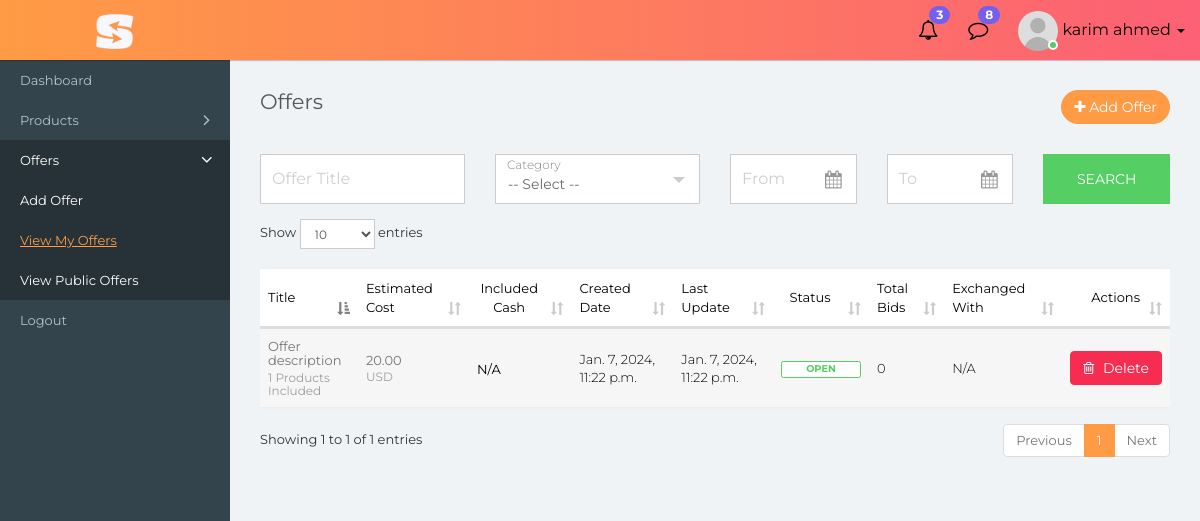
The app's page /offers/ (signed in), older data.
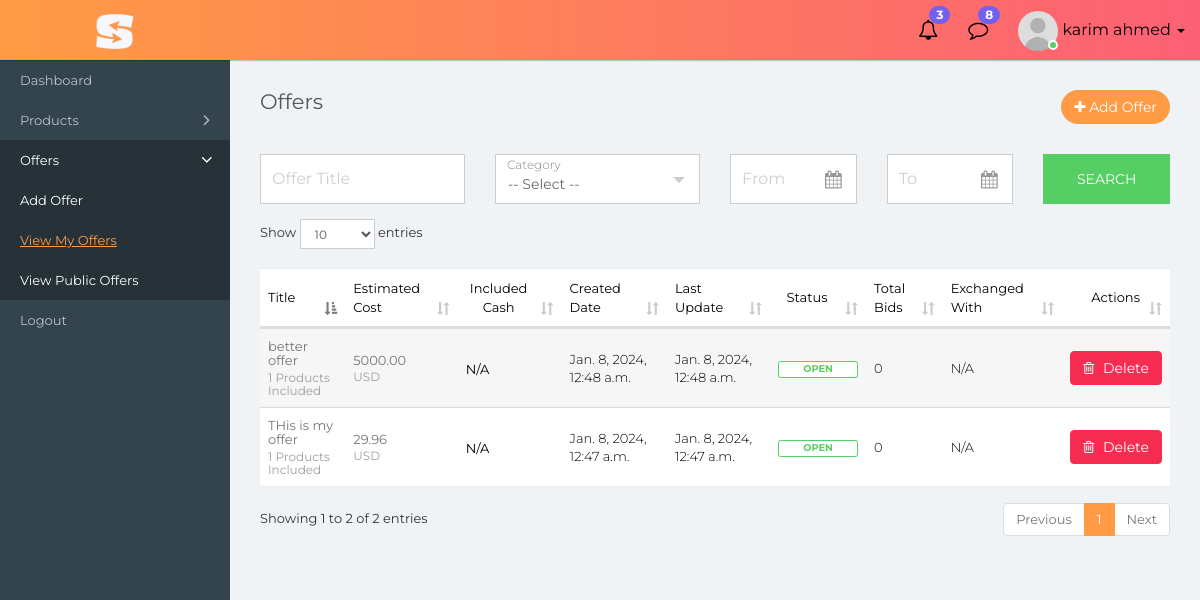
The same page, newer data.
### barter_and_inventory/models.py (models this page shows, shortened)
class Offer(models.Model):
    class Meta:
        verbose_name = "Offer"
        verbose_name_plural = "Offers"
    class EstimatedCostCurrency(models.TextChoices):
        PKR = 'PKR', 'Pakistani Rupees'
        INR = 'INR', 'Indian Rupees'
        EUR = 'EUR', 'Euros'
        USD = 'USD', 'United Stated Dollar'
        CAD = 'CAD', 'Canadian Dollar'
        GBP = 'GBP', 'British Pound'
        JPY = 'JPY', 'Japanese Yen'
        CHF = 'CHF', 'Swiss Franc'
    class OfferStatus(models.TextChoices):
        OPEN = 'OPEN', 'Open'
        NEGOTIATION = 'NEGOTIATION', 'Negotiation'
        CANCELLED = 'CANCELLED', 'Cancelled'
        CLOSED = 'CLOSED', 'Closed'
    class ShipmentMethod(models.TextChoices):
        SELF_PICKUP = 'SELF_PICKUP', 'Self Pickup'
        TRANSPORT = 'TRANSPORT', 'Transport'
        COURIER = 'COURIER', 'Courier'
    offer_title = models.CharField(max_length=400)
    offer_description = models.TextField(max_length=1000)
    estimated_cost = models.DecimalField(max_digits=10, decimal_places=2, default=0.00)
    estimated_cost_currency = models.CharField(max_length=255, choices=EstimatedCostCurrency.choices, default=EstimatedCostCurrency.USD)
    includes_cash = models.BooleanField(default=False)
    cash_in_hand = models.DecimalField(max_digits=10, null=True, blank=True, decimal_places=2)
    cash_in_hand_currency = models.CharField(max_length=255, null=True, blank=True, choices=EstimatedCostCurrency.choices,
                                             default=EstimatedCostCurrency.USD)
    exchanged_with = models.ForeignKey('self', on_delete=models.RESTRICT, null=True, blank=True, related_name='exchanged_with_offer')
    exchange_date = models.DateTimeField(null=True, blank=True)
    shipment_method = models.CharField(max_length=255, null=True, blank=True, choices=ShipmentMethod.choices, default=ShipmentMethod.SELF_PICKUP)
    offer_status = models.CharField(max_length=255, null=True, blank=True, choices=OfferStatus.choices, default=OfferStatus.OPEN)
    shipment_address = models.CharField(max_length=500, null=True, blank=True)
    final_remarks = models.TextField(null=True, blank=True, max_length=500)
    created_by = models.ForeignKey(User, on_delete=models.CASCADE, related_name='offer_created_by')
    updated_by = models.ForeignKey(User, null=True, blank=True, on_delete=models.CASCADE, related_name='offer_updated_by')
    created_at = models.DateTimeField(auto_now_add=True)
    updated_at = models.DateTimeField(auto_now=True)

### barter_and_inventory/views.py (the view)
# urls.py: path('offers/', views.OffersListView.as_view(), name='view_offers'),
class OffersListView(FrontendUserViewMixin, PermissionRequiredMixin, ListView):
    template_name = 'barter_and_inventory/offers/list.html'
    permission_denied_message = "You're not authorized to view offers."
    permission_required = 'barter_and_inventory.view_offer'
    context_object_name = 'offers'
    def get_queryset(self):
        user = self.request.user  # type: User
        queryset = user.offer_created_by.all()
        offer_title_val = self.request.GET.get('offer_title', None)
        category_val = self.request.GET.get('category', None)
        created_date_from = self.request.GET.get('created_date_from', None)
        created_date_to = self.request.GET.get('created_date_to', None)
        order = self.request.GET.get('order_by', '-id')
        if offer_title_val:
            queryset = queryset.filter(offer_title__icontains=offer_title_val).order_by(order)
        if category_val:
            queryset = queryset.filter(offered_products__product__product_categories__in=[category_val]).order_by(order)
        if created_date_from:
            created_date_from_filter = datetime.datetime.strptime(created_date_from + " 00:00:00", '%d/%m/%Y %H:%M:%S')
            queryset = queryset.filter(created_at__gte=created_date_from_filter).order_by(order)
        if created_date_to:
            created_date_to_filter = datetime.datetime.strptime(created_date_to + " 00:00:00", '%d/%m/%Y %H:%M:%S')
            queryset = queryset.filter(created_at__lte=created_date_to_filter).order_by(order)
        return queryset
    def get_context_data(self, **kwargs):
        context = super().get_context_data(**kwargs)
        context['category'] = self.request.GET.get('category', None)
        context['categories'] = Category.objects.all()
        context['offer_title'] = self.request.GET.get('offer_title', None)
        context['created_date_from'] = self.request.GET.get('created_date_from', None)
        context['created_date_to'] = self.request.GET.get('created_date_to', None)
        context['order_by'] = self.request.GET.get('order_by', '-id')
        return context

### barter_and_inventory/mixins.py (called while the page is built)
    def dispatch(self, request, *args, **kwargs):
        if request.user.groups.filter(name='frontend_user').exists():
            return super().dispatch(request, *args, **kwargs)
        return redirect_to_login(request.get_full_path(), self.get_login_url(), self.get_redirect_field_name())

### templates/barter_and_inventory/offers/list.html (shortened to what the changed rows need)
{% extends 'barter_and_inventory/layout.html' %}
{% load static %}
{% load barter_and_inventory_extras %}
{% block page_css_before_app %}
	<link rel="stylesheet" type="text/css" href="{% static "css/dataTables.bootstrap.min.css" %}">
    <link rel="stylesheet" type="text/css" href="{% static "css/select2.min.css" %}">
    <link rel="stylesheet" type="text/css" href="{% static "css/bootstrap-datetimepicker.min.css" %}">
{% endblock %}
{% block content %}
    <div class="content container-fluid">
        <div class="row">
            <div class="col-md-12">
                <div class="table-responsive">
                    <table class="table table-striped custom-table m-b-0 datatable">
                        <thead>
                            <tr>
                                <th>Title</th>
                                <th>Estimated Cost</th>
                                <th class="text-center">Included Cash</th>
                                <th>Created Date</th>
                                <th>Last Update</th>
                                <th class="text-center">Status</th>
                                <th>Total Bids</th>
                                <th>Exchanged With</th>
                                <th class="text-right">Actions</th>
                            </tr>
                        </thead>
                        <tbody>
                            {% for offer in offers %}
                                <tr>
                                    <td>
                                        <h2>
                                            <a href="{% url 'barter_and_inventory:view_offer_detail' offer.pk %}">
                                            {{ offer.offer_title}}
                                            <span>
                                                {{ offer.offered_products.count }} Products Included
                                            </span>
                                        </a></h2>
                                    </td>
                                    <td>
                                        <h2><a href="#">{{ offer.estimated_cost}}
                                            <span>{{ offer.estimated_cost_currency }}</span>
                                        </a></h2>
                                    </td>
                                    <td>
                                        <h2>
                                            {% if offer.includes_cash %}
                                                <a href="#">{{ offer.cash_in_hand}}
                                                    <span>{{ offer.cash_in_hand_currency }}</span>
                                                </a>
                                            {% else %}
                                                N/A
                                            {% endif %}
                                        </h2>
                                    </td>
                                    <td>{{ offer.created_at }}</td>
                                    <td>{{ offer.updated_at}}</td>
                                    <td class="text-center">
                                        {% if offer.offer_status == "OPEN" %}
                                            <span class="label label-success-border">{{ offer.offer_status }}</span>
                                        {% elif offer.offer_status == "NEGOTIATING" %}
                                            <span class="label label-info-border">{{ offer.offer_status }}</span>
                                        {% else %}
                                            <span class="label label-danger-border">{{ offer.offer_status }}</span>
                                        {% endif %}
                                    </td>
                                    <td>
                                        {{ offer.bid_offer.count }}
                                    </td>
                                    <td>
                                        {% if offer.exchanged_with %}
                                            <h2>
                                                <a href="{% url 'barter_and_inventory:view_offer_detail' offer.exchanged_with_id %}">
                                                    {{ offer.exchanged_with.offer_title}}
                                                    <span>{{ offer.exchanged_with.exchange_date }}</span>
                                                </a>
                                            </h2>
                                        {% else %}
                                            N/A
                                        {% endif %}
                                    </td>
                                    <td class="text-right">
                                        {% if offer.offer_status == "OPEN" or offer.offer_status == "NEGOTIATION" %}
                                        <a onclick="javascript:deleteOffer('{% url 'barter_and_inventory:delete_offer' offer.pk %}')" title="Delete" class="btn btn-danger"><i class="fa fa-trash-o m-r-5"></i> Delete</a>
                                        {% else %}
                                            N/A
                                        {% endif %}
                                    </td>
                                </tr>
                            {% endfor %}
                        </tbody>
                    </table>
                </div>
            </div>
        </div>
    </div>
{% endblock %}

Row changes from the older to the newer data that the page shows:
removed Offer: offer_title "Offer description", offered_products.count "1", estimated_cost "20.00", estimated_cost_currency "USD", includes_cash "N/A", created_at "Jan. 7, 2024, 11:22 p.m.", updated_at "Jan. 7, 2024, 11:22 p.m.", offer_status "OPEN", bid_offer.count "0", shows "Delete"
added Offer: offer_title "THis is my offer", offered_products.count "1", estimated_cost "29.96", estimated_cost_currency "USD", includes_cash "N/A", created_at "Jan. 8, 2024, 12:47 a.m.", updated_at "Jan. 8, 2024, 12:47 a.m.", offer_status "OPEN", bid_offer.count "0", shows "Delete"
added Offer: offer_title "better offer", offered_products.count "1", estimated_cost "5000.00", estimated_cost_currency "USD", includes_cash "N/A", created_at "Jan. 8, 2024, 12:48 a.m.", updated_at "Jan. 8, 2024, 12:48 a.m.", offer_status "OPEN", bid_offer.count "0", shows "Delete"
Text that changed along with them:
text written by a page script: "Show entries Showing 1 to 1 of 1 entries Previous 1 Next" → "Show entries Showing 1 to 2 of 2 entries Previous 1 Next"
